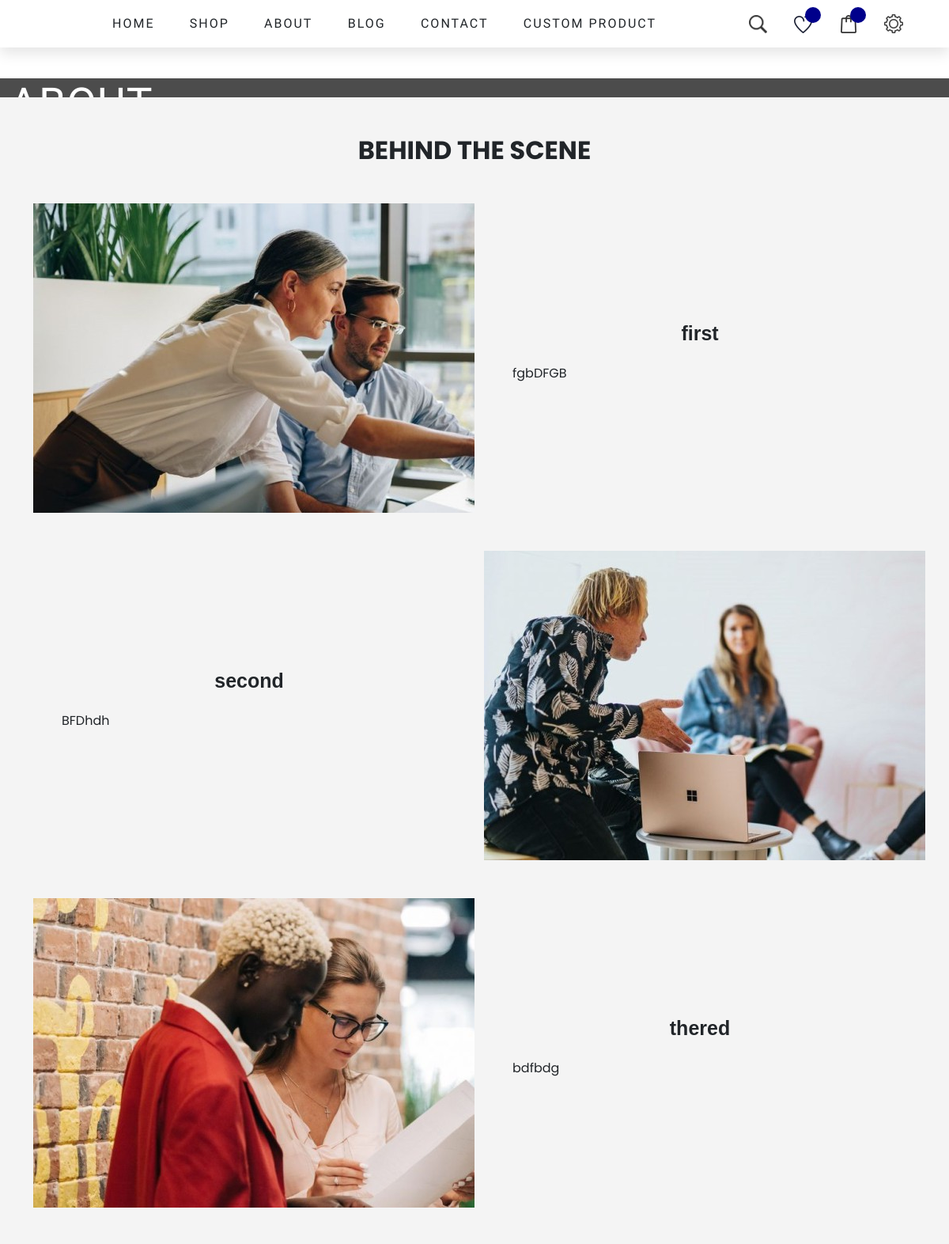
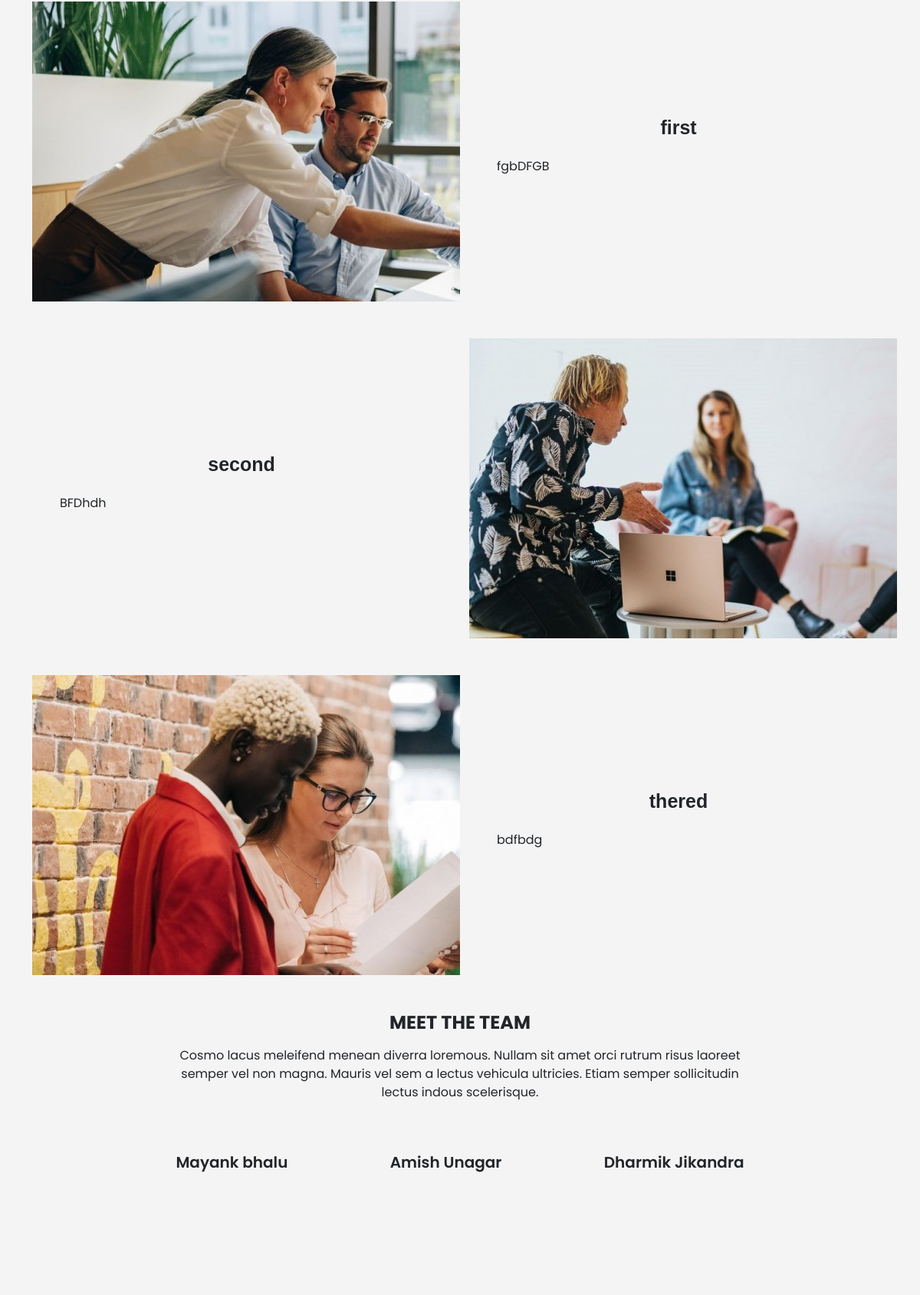
Page /about.php (upper part) on the committed database (2 pictures, top to bottom).
### tables this page shows
CREATE TABLE `about` (
  `ab_id` int(20) NOT NULL,
  `Title` varchar(255) NOT NULL,
  `Discription` text NOT NULL,
  `Image` varchar(255) NOT NULL,
  `Column_rev` int(20) NOT NULL
);

### about.php (the view, shortened to what this page needs)
<?php
require('connect.php');
session_start(); ?>
<!DOCTYPE html>
<html lang="en">
<head>
    <link rel="stylesheet" href="./css/base.css">
    <link href="https://cdn.jsdelivr.net/npm/bootstrap@5.2.3/dist/css/bootstrap.min.css" rel="stylesheet">
    <link rel="stylesheet" href="https://cdn.jsdelivr.net/npm/bootstrap-icons@1.10.3/font/bootstrap-icons.css">
    <link rel="stylesheet" href="https://cdn.jsdelivr.net/npm/swiper/swiper-bundle.min.css" />
</head>
<body>
    <div class="main-content">
        <header>
            <?php
            include("header1.php");
            ?>
        </header>
        <main>
             <div class="all-page-title a-banner">
                    <div class="a-banner-caption">
                        <div class="r row">
                            <div class="col-sm-12 col c">
                                <h1>About</h1>
                            </div>
                        </div>
                    </div>
                </div>
            <div class="view-cont py-5">
            <div class="container">
                   <h2 class="text-center fw-bold mb-5" >BEHIND THE SCENE</h2>
              <?php
                $select_about = mysqli_query($con, "SELECT * FROM `about`");
                while ($row = mysqli_fetch_array($select_about)) {
                    $cls="";
                    if($row['Column_rev']==1){
                        $cls="col-rev";
                    }else{
                        $cls="col-nr";
                    }
                ?>
                    <div class="storydiv row mt-5   <?php echo $cls ?>">
                        <div class="bannerimg col-12 col-md-6 ">
                            <img src="<?php echo 'uploads/about/'.$row['Image']; ?>" alt="storyimg">
                        </div>
                        <div class="bannerconntent col-12 col-md-6    p-5">
                            <h3 class="text-center mb-4"><?php echo $row['Title'] ?></h3>
                            <?php echo $row['Discription'] ?>
                        </div>
                    </div>
                <?php
                }
                ?>
               </div>
                <div class="storyfooter text-center p-5">
                    <h4 class="fw-bold">MEET THE TEAM</h4>
                    <p class="paracontent mx-auto m-3">Cosmo lacus meleifend menean diverra loremous. Nullam sit amet orci rutrum risus
                        laoreet semper vel non magna.
                        Mauris vel sem a lectus vehicula ultricies. Etiam semper sollicitudin lectus indous scelerisque.</p>
                    <div class="names d-flex justify-content-evenly p-5">
                        <?php
                            $admin = mysqli_query($con,"SELECT * FROM admin ");
                            while ($ad = mysqli_fetch_array($admin)) {
                            ?>
                                <p><?php echo $ad['First_Name'].' '.$ad['Last_Name']; ?> </p>
                            <?php
                            }
                        ?>
                    </div>
                </div>
            </div>
        </main>
    </div>
</body>
</html>

### css/base.css (style rules this page uses)
:root { --blue: #2b3467; --black: #282828; --border: .2rem solid rgba(0, 0, 0, .1); --outline: .1rem solid rgba(0, 0, 0, .1); --outline-hover: .2rem solid var(var(--black)); --boxshadow: 0 .5rem 1rem rgba(0, 0, 0, .1); --background: #f4f4f4; --bs-modal-width: 600px !important; --h-color: #00008B; --ff-1: 'Pathway Gothic One'; }
html { scroll-behavior: smooth; scroll-padding-top: 7rem; }
* { margin: 0; padding: 0; box-sizing: border-box; font-family: 'Poppins', sans-serif; outline: none; border: none; list-style: none; transition: all .4s linear; }
body { background-color: #eee; position: relative; }
header { box-shadow: var(--boxshadow); transition: all .2s linear; position: fixed; left: 0; top: 0; right: 0; z-index: 100; background-color: white; }
.a-banner { width: 100%; display: block; position: relative; max-height: 400px; overflow: hidden; margin-top: 87px; }
.all-page-title::before { background: rgba(0, 0, 0, 0.7); content: ""; height: 100%; left: 0; position: absolute; top: 0; width: 100%; }
.a-banner-caption { position: absolute; width: 100%; top: 50%; transform: translateY(-50%); -webkit-transform: translateY(-50%); -moz-transform: translateY(-50%); -o-transform: translateY(-50%); -ms-transform: translateY(-50%); margin: 0; padding: 0; color: #ddd; }
.a-banner-caption .r::after,.a-banner-caption .r::before { content: ' '; display: table; -webkit-flex-basis: 0; -ms-flex-preferred-size: 0; flex-basis: 0; -webkit-order: 1; -ms-flex-order: 1; order: 1; }
.a-banner-caption .r::after { clear: both; }
.a-banner-caption .r { max-width: 75rem; margin-left: auto; margin-right: auto; }
.a-banner-caption .c { width: 100%; }
.a-banner-caption h1 { font-size: 55px; color: #fff; line-height: 50px; margin: 15px 0 0; font-family: var(--ff-1); text-transform: uppercase; font-weight: 400; letter-spacing: 1px; }

### about.php (style rules this page uses)
main { margin-top: 99px; }
.view-cont { background-color: #f4f4f4; }
.bannerimg img { overflow: hidden; transition: all 1s ease-in-out; }
.bannerimg { overflow: hidden; }
.bannerconntent { display: flex; justify-content: center; align-content: center; flex-direction: column; }
.bannerconntent h3 { font-family: sans-serif; font-weight: 600; font-size: 25px; }
.storyfooter .paracontent { max-width: 70%; }
.storyfooter .names p { font-weight: 600; font-size: 20px; }
.col-rev { flex-direction: row-reverse; }
.col-nr { flex-direction: row; }

### rows in the picture
about: Image (picture), Title "first", Discription "fgbDFGB"
about: Image (picture), Title "second", Discription "BFDhdh"
about: Image (picture), Title "thered", Discription "bdfbdg"
about: Image (picture), Title "first", Discription "fgbDFGB"
about: Image (picture), Title "second", Discription "BFDhdh"
about: Image (picture), Title "thered", Discription "bdfbdg"

### other values in the picture
$ad['First_Name'] "Mayank"
$ad['Last_Name'] "bhalu"
$ad['First_Name'] "Amish"
$ad['Last_Name'] "Unagar"
$ad['First_Name'] "Dharmik"
$ad['Last_Name'] "Jikandra"
